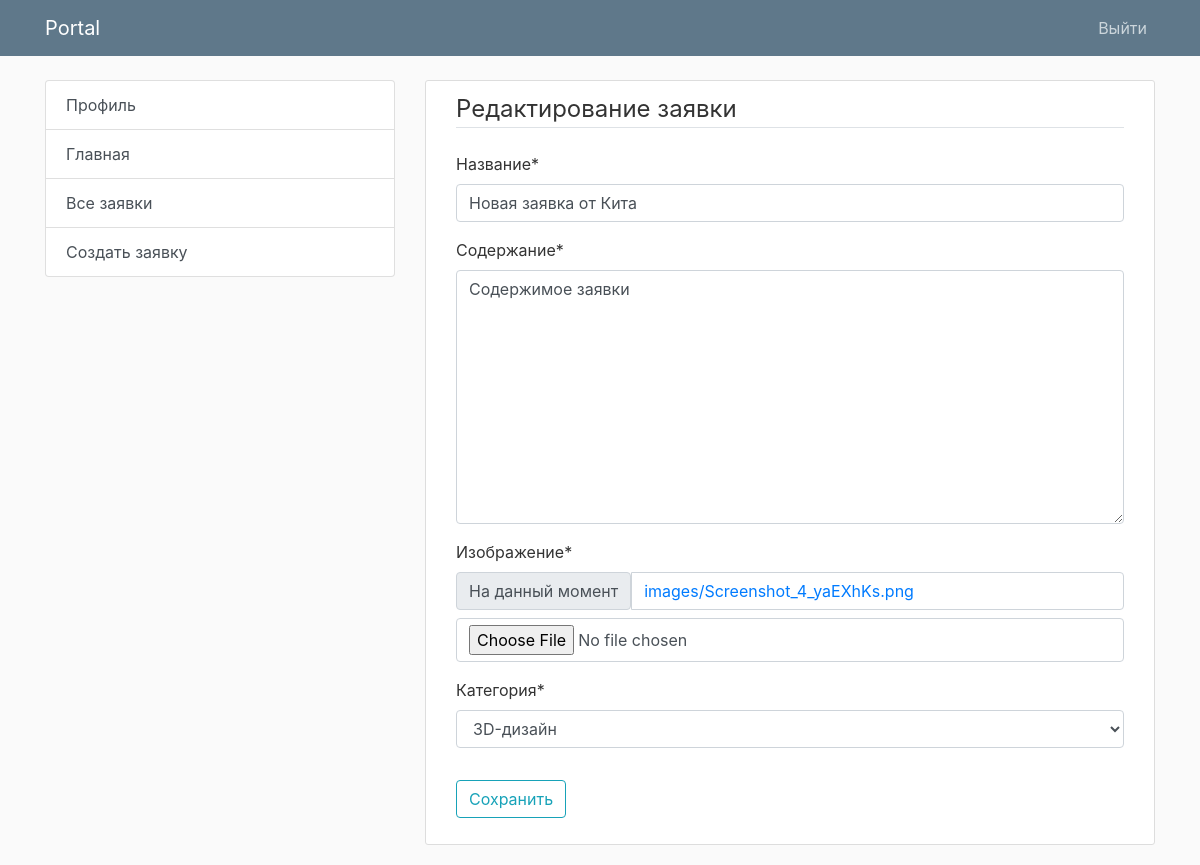
Page /request/4/edit/ (signed in) on the committed database.
### app/models.py (models this page shows, shortened)
class DesignRequest(models.Model):
    STATUS_CHOICES = [
        ('new', 'Новая'),
        ('in_progress', 'Принято в работу'),
        ('completed', 'Выполнено'),
    ]
    title = models.CharField(max_length=100)
    content = models.TextField()
    created_at = models.DateTimeField(auto_now_add=True)
    updated_at = models.DateTimeField(auto_now=True)
    user = models.ForeignKey(User, on_delete=models.CASCADE)
    image = models.ImageField(upload_to='images')
    category = models.ForeignKey(Category, on_delete=models.CASCADE)
    status = models.CharField(max_length=20, choices=STATUS_CHOICES, default='new')
    comment = models.TextField(null=True, blank=True)
    image_after = models.ImageField(upload_to='images', null=True, blank=True)

class Category(models.Model):
    title = models.CharField(max_length=100)
    def __str__(self):
        return self.title

### app/views.py (the view)
# urls.py: path('request/<int:pk>/edit/', design_request_edit, name='design_request_edit'),
@login_required
def design_request_edit(request, pk):
    design_request = get_object_or_404(DesignRequest, pk=pk)
    if request.method == 'POST':
        form = DesignRequestForm(request.POST, request.FILES, instance=design_request)
        if form.is_valid():
            design_request = form.save(commit=False)
            if design_request.status == 'in_progress' and not design_request.comment:
                form.add_error('comment', 'При изменении статуса на "Принято в работу" необходимо указать комментарий.')
            elif design_request.status == 'completed' and not design_request.image_after:
                form.add_error('image_after', 'При изменении статуса на "Выполнено" необходимо прикрепить изображение.')
            else:
                design_request.save()
                return redirect('design_request_detail', pk=design_request.pk)
    else:
        if not request.user.is_superuser:
            form = DesignRequestForm(instance=design_request, initial={'status': design_request.status})
            form.fields['status'].widget = forms.HiddenInput()
            form.fields['image_after'].widget = forms.HiddenInput()
            form.fields['comment'].widget = forms.HiddenInput()
        else:
            form = DesignRequestForm(instance=design_request)
            if design_request.status == 'new':
                form.fields['status'].choices = [("in_progress", "Принято в работу"), ("completed", "Выполнено")]
            elif design_request.status == 'in_progress':
                form.fields['status'].choices = [("completed", "Выполнено"),]
    return render(request, 'design/design_request_form.html', {'form': form, "action": "edit"})

### app/forms.py
class DesignRequestForm(forms.ModelForm):
    class Meta:
        model = DesignRequest
        exclude = ['user']
        fields = ['title', 'content', 'image', 'category', 'status', 'comment', 'image_after']
        labels = {
            "status": "Статус",
            "title": "Название",
            "content": "Содержание",
            "image": "Изображение",
            "category": "Категория",
            "comment": "Комментарий",
            "image_after": "Изображение после работы"
        }
        widgets = {
            "category": forms.Select(attrs={'class': "form-control"}),
            "comment": forms.Textarea(attrs={'class': "form-control"}),
            "status": forms.Select(attrs={'class': "form-control"}),
        }

### app/templates/design/design_request_form.html (shortened to what this page needs)
{% extends 'design/base.html' %}
{% load crispy_forms_tags %}
{% block content %}
<div class="content-section">
	<form method="POST" enctype="multipart/form-data">
		<fieldset class="form-group">
			<legend class="border-bottom mb-4">
				{% if action == "edit" %}Редактирование заявки{% else %}Создание заявки{% endif %}
			</legend>
			{{ form|crispy }}
		</fieldset>
		<div class="form-group">
			<button class="btn btn-outline-info" type="submit">
				{% if action == "edit" %}
				Сохранить
				{% else %}
				Создать
				{%endif %}
			</button>
		</div>
	</form>
</div>
{% endblock %}

### app/static/design/main.css (style rules this page uses)
body { background: #fafafa; color: #333333; margin-top: 5rem; }
.content-section { background: #ffffff; padding: 10px 30px; border: 1px solid #dddddd; border-radius: 3px; margin-bottom: 20px; }

### rows in the picture
DesignRequest: title "Новая заявка от Кита", content "Содержимое заявки", category "3D-дизайн"
